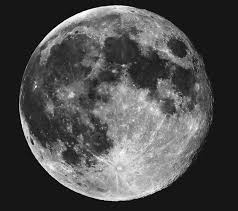
#> input picture downloadMoon.jpg, 238 x 211 px
$ python Prototype_1.py   (older library calls are emulated)
#> lines starting #> are read from the running program, lines starting #| are printed output that depends on the picture; after the words box and inside, x2 and y2 are one past the last pixel; in counts of white or black regions, pixels touching at a corner belong together
################################################################################################################################
#	Name:		Elizabeth Govan
#	Student 	Number: C14307346
#	Course:		DT211C/4
#	StartDate:	01/10/17
#	FinishDate:
#
#	Title: Assignment 1 - Master Forgery
#	Introduction:
#		Placing an image of a signature and insreting it no to a form
#		preferably use a systematic approach
#		e.g step-by-step
#		1. Open any image;
#		2. Crop out the fourth quadrant of the image;
#		Comment on experiments
#		use references (Harvard Referencing System) - not weblink
#		Comment on performance
#
################################################################################################################################
import numpy as np
import cv2
from matplotlib import pyplot as plt
from matplotlib import image as image
import easygui
import rawpy
import imageio

f = easygui.fileopenbox()
#> the answer given: downloadMoon.jpg
frame = cv2.imread(f)
#> frame is the input picture: shape (211, 238, 3); min 0, max 255, mean 77.1

# raw = rawpy.imread(frame)
# rgb = raw.postprocess()

G = cv2.cvtColor(frame, cv2.COLOR_BGR2GRAY)
B3 = cv2.adaptiveThreshold(G, maxValue = 255,
adaptiveMethod = cv2.ADAPTIVE_THRESH_GAUSSIAN_C,
thresholdType = cv2.THRESH_BINARY,
blockSize = 5,C = 11)
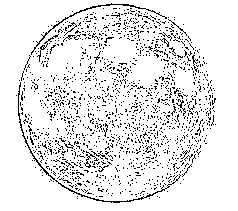
#> B3: shape (211, 238); 90.4% white; black in thin lines or dots, all inside (x1, y1, x2, y2) = (16, 3, 216, 203)
B3 = B3 -255
cv2.imwrite("binary.jpg",B3)
B3,contours,_ = cv2.findContours(B3,mode=cv2.RETR_EXTERNAL,method=cv2.CHAIN_APPROX_NONE)
#> contours = 1473 contours, 1469 with area under 20; largest, box (x1, y1, x2, y2) and area: (18, 82, 181, 203) 122, (31, 3, 167, 55) 77, (37, 34, 59, 62) 26, (84, 151, 99, 168) 24

# I = cv2.drawContours(frame, contours, contourIdx=-1,color=(0,255,0), thickness=5)

areas = [cv2.contourArea(contour) for contour in contours]
#> areas = 1473 values, max 122 at index 1004, min 0 at index 0, mean 0.453
maxIndex = np.argmax(areas)
#> maxIndex = 1004
largestContour = contours[maxIndex]
#> largestContour = contour of 484 points, box (x1, y1, x2, y2) (18, 82, 181, 203), area 122

# I = cv2.drawContours(frame, largestContour, contourIdx=-1,color=(0,255,0), thickness=5)
ellipse = cv2.fitEllipse(largestContour)
#> ellipse = ((113.5, 105.7), (189.2, 193.4), 134.7)
cv2.ellipse(frame,ellipse, color=(0,255,0))
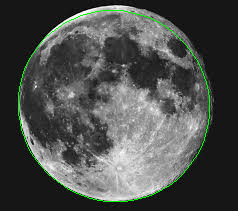
#> frame: shape (211, 238, 3); 1.08% of pixels changed, all inside (x1, y1, x2, y2) = (18, 10, 210, 202)

cv2.imshow("frame",frame)
cv2.imshow("binary",B3)
cv2.imwrite("final.jpg",frame)
# cv2.imshow("i",I)
key = cv2.waitKey(0)
#> (key Esc is pressed here)
